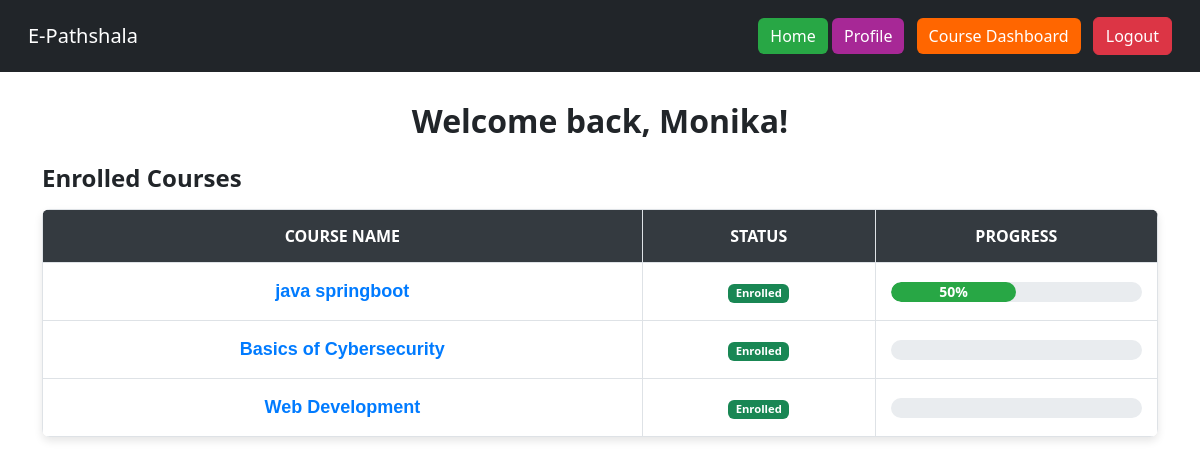
The page /dashboard (signed in) on the database its author committed.
### app/models.py (models this page shows, shortened)
class User(db.Model):
    __tablename__ = 'user'  # Corrected tablename
    id = db.Column(db.Integer, primary_key=True)
    username = db.Column(db.String(80), unique=True, nullable=False)
    password_hash = db.Column(db.String(128), nullable=False)
    is_instructor = db.Column(db.Boolean, default=False, nullable=False)
    enrollments = db.relationship('Enrollment', back_populates='student')
    posts = db.relationship('Post', backref='author', lazy='dynamic')

class Course(db.Model):
    __tablename__ = 'course'  # Added tablename for clarity
    id = db.Column(db.Integer, primary_key=True)
    title = db.Column(db.String(100), nullable=False)
    description = db.Column(db.String(255), nullable=True)
    video_url = db.Column(db.String(500))
    instructor_id = db.Column(db.Integer, db.ForeignKey('user.id'), nullable=False)
    instructor = db.relationship('User', backref='courses')
    enrollments = db.relationship('Enrollment', back_populates='course', cascade="all, delete-orphan")
    assessments = db.relationship('Assessment', backref='course', lazy='dynamic', cascade="all, delete-orphan")
    forums = db.relationship('Forum', backref='course', lazy='dynamic', cascade="all, delete-orphan")

### app/routes.py (the view)
@main.route('/dashboard')
def dashboard():
    if 'user_id' not in session:
        flash("Please log in to view this page.")
        return redirect(url_for('main.login'))
    user = User.query.get(session['user_id'])
    if user is None:
        flash('User not found. Please log in again.')
        return redirect(url_for('main.login'))
    if user.is_instructor:
        courses = Course.query.filter_by(instructor_id=user.id).all()
        total_courses = len(courses)
        student_ids = set()
        total_enrollments = 0
        for course in courses:
            enrollments = Enrollment.query.filter_by(course_id=course.id).all()
            total_enrollments += len(enrollments)
            for enrollment in enrollments:
                student_ids.add(enrollment.student_id)
        total_students = len(student_ids)
        return render_template(
            'instructor_dashboard.html',
            user=user,
            courses=courses,
            total_students=total_students,
            total_courses=total_courses,
            total_enrollments=total_enrollments
        )
    else:
        courses_data = [(enrollment.course, enrollment.progress) for enrollment in user.enrollments]
        available_courses = Course.query.filter(Course.id.notin_([en.course_id for en in user.enrollments])).all()
        return render_template(
            'student_dashboard.html',
            user=user,
            courses=courses_data,
            available_courses=available_courses
        )
    return render_template(template, user=user, courses=courses)

### app/templates/student_dashboard.html (shortened to what this page needs)
<!DOCTYPE html>
<html lang="en">
<head>
    <link href="https://cdn.jsdelivr.net/npm/bootstrap@5.3.0/dist/css/bootstrap.min.css" rel="stylesheet">
</head>
<body>
    <nav class="navbar navbar-dark bg-dark p-3">
        <div class="container-fluid">
            <a class="navbar-brand" href="#">E-Pathshala</a>
            <div>
                <a href="/" class="btn btn-primary">Home</a>
                <a class="btn btn-profile me-2" href="{{ url_for('main.profile') }}">Profile</a>
                <a class="btn btn-course-dashboard me-2" href="{{ url_for('main.course_dashboard') }}">Course Dashboard</a>
                <a href="/logout" class="btn btn-danger">Logout</a>
            </div>
        </div>
    </nav>
    {% block content %}
    <div class="container">
        <h2 class="text-center mb-4">Welcome back, {{ user.username }}!</h2>
        <div>
            <h4 class="mb-3">Enrolled Courses</h4>
            <table class="table table-bordered text-center">
                <thead>
                    <tr>
                        <th>Course Name</th>
                        <th>Status</th>
                        <th>Progress</th>
                    </tr>
                </thead>
                <tbody>
                    {% for course, progress in courses %}
                    <tr>
                        <td>
                            <a href="{{ url_for('main.course_detail', course_id=course.id) }}" class="course-name">
                              {{ course.title }}
                            </a>
                        </td>
                        <td><span class="badge bg-success">Enrolled</span></td>
                        <td>
                            <div class="progress">
                                <div class="progress-bar" style="width: {{ progress }}%;" aria-valuenow="{{ progress }}" aria-valuemin="0" aria-valuemax="100">{{ progress }}%</div>
                            </div>
                        </td>
                    </tr>
                    {% else %}
                    <tr><td colspan="3">No enrolled courses.</td></tr>
                    {% endfor %}
                </tbody>
            </table>
        </div>
    </div>
    {% endblock %}
</body>
</html>

### app/templates/student_dashboard.html (style rules this page uses)
.navbar .btn-primary { background-color: #28a745; border: none; }
.navbar .btn-profile { background-color: #a72896; border: none; color: white; }
.navbar .btn-course-dashboard { background-color: #ff6600; border: none; color: white; }
.table { box-shadow: 0px 4px 8px rgba(0, 0, 0, 0.1); border-radius: 8px; overflow: hidden; }
.table th { background-color: #343a40 !important; color: white; text-transform: uppercase; font-size: 16px; padding: 14px; }
.table td { padding: 15px; font-size: 15px; vertical-align: middle; }
.progress { height: 20px; border-radius: 10px; background-color: #e9ecef; }
.progress-bar { font-size: 14px; font-weight: bold; border-radius: 10px; background-color: #28a745 !important; }
.course-name { font-family: 'Poppins', sans-serif; font-size: 18px; font-weight: bold; color: #007bff; text-decoration: none; }
.container { margin-top: 30px; }
h2, h4 { font-weight: bold; }

### rows shown on the page
User: username "Monika"
Course: title "java springboot", progress "50"
Course: title "Basics of Cybersecurity"
Course: title "Web Development"
